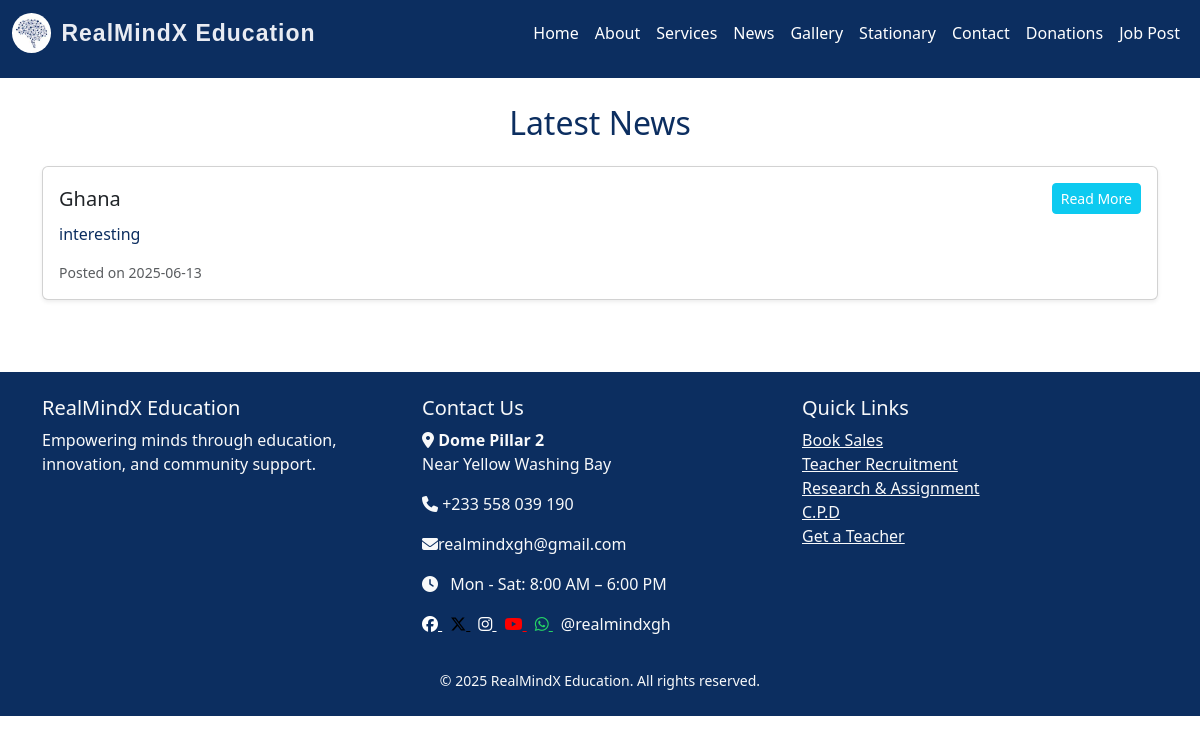
The app's page /news, older data.
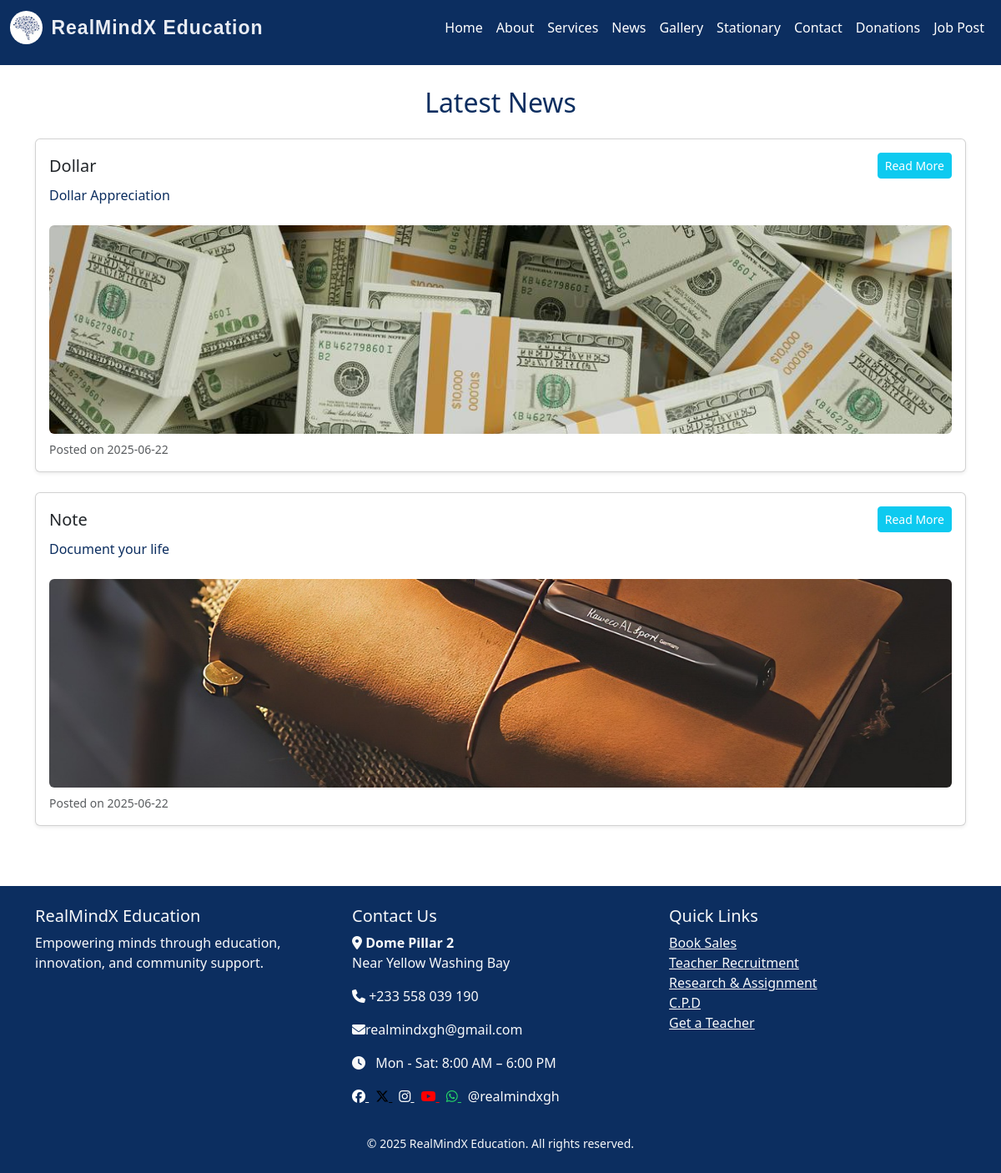
The same page, newer data.
### realmind/models/news.py (models this page shows, shortened)
class News(db.Model):
    id = db.Column(db.Integer, primary_key=True)
    title = db.Column(db.String(255), nullable=False)
    content = db.Column(db.Text, nullable=False)
    image_url = db.Column(db.String(500))
    created_at = db.Column(db.DateTime, default=datetime.utcnow)
    admin_id = db.Column(db.Integer, db.ForeignKey('admin.id'), nullable=False)

### realmind/routes/main_routes.py (the view)
@main_bp.route('/news')
def news():
    news_list = News.query.order_by(News.created_at.desc()).all()
    return render_template('news.html', news_list=news_list)

### realmind/templates/news.html (shortened to what this page needs)
{% extends "index.html" %}
{% block content %}
<h2 class="mb-4 text-center">Latest News</h2>
{% if news_list %}
  {% for item in news_list %}
    <div class="card mb-4 shadow-sm rounded">
      <div class="card-body">
        <div class="d-flex justify-content-between align-items-center mb-2">
          <h5 class="card-title mb-0">{{ item.title }}</h5>
          <div>
            <button class="btn btn-sm btn-info text-white" data-bs-toggle="modal" data-bs-target="#previewModal{{ item.id }}">Read More</button>
          </div>
        </div>
        <p class="card-text">{{ item.content[:200] }}{% if item.content|length > 200 %}...{% endif %}</p>
        {% if item.image_url %}
          <img src="{{ url_for('static', filename=item.image_url) }}" class="img-fluid mt-2 rounded" style="max-height: 250px; object-fit: cover; width: 100%;">
        {% endif %}
        <small class="text-muted d-block mt-2">Posted on {{ item.created_at.strftime('%Y-%m-%d') }}</small>
      </div>
    </div>
  {% endfor %}
{% else %}
  <p class="text-muted">You haven't posted any news yet.</p>
{% endif %}
{% endblock %}

Row changes from the older to the newer data that the page shows:
removed News: title "Ghana", content "interesting", created_at "2025-06-13"
added News: title "Dollar", content "Dollar Appreciation", image_url (picture), created_at "2025-06-22"
added News: title "Note", content "Document your life", image_url (picture), created_at "2025-06-22"
